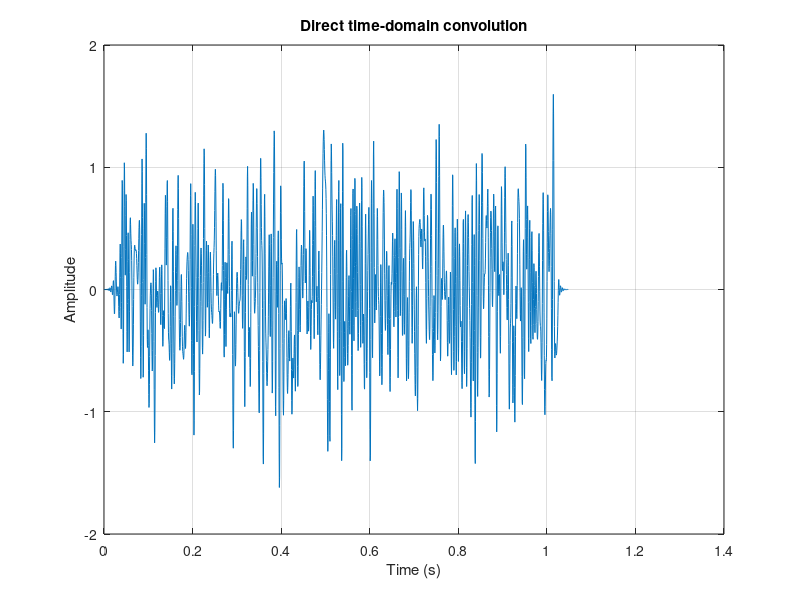
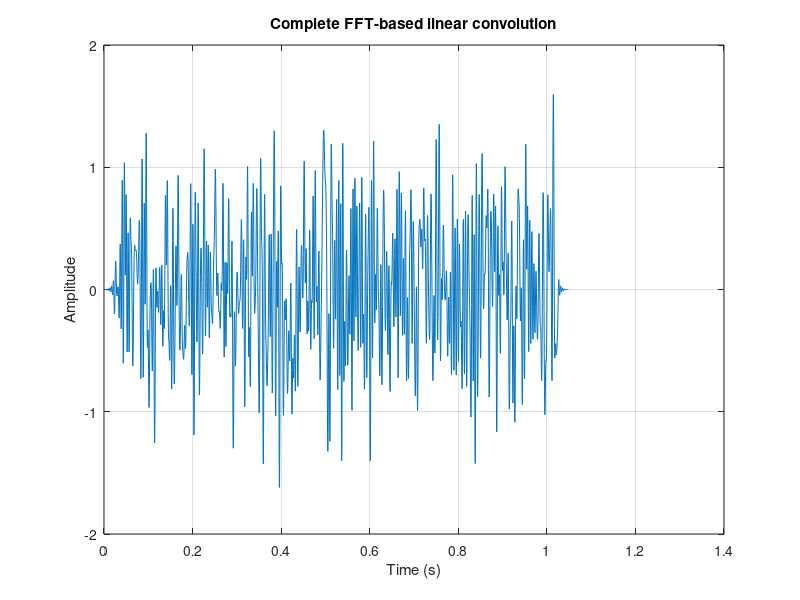
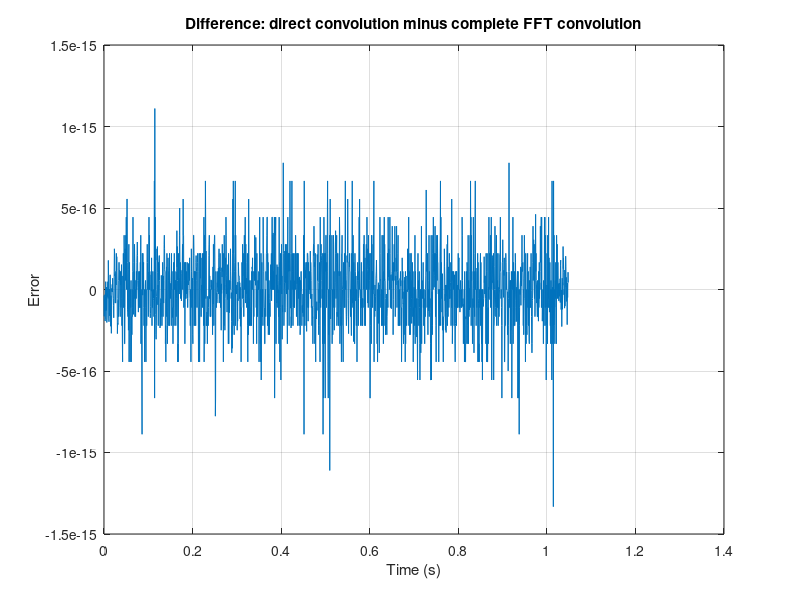
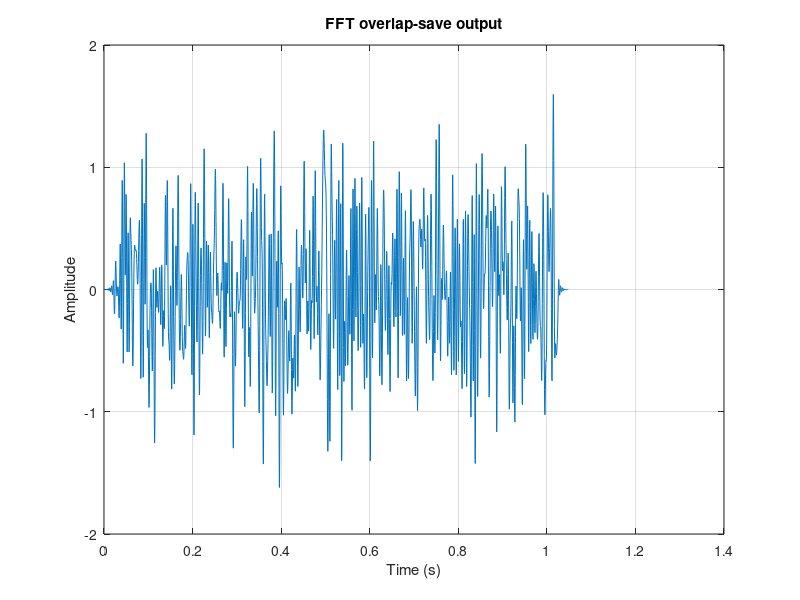

Write the MATLAB code that produced these figures, in order.
clear;
close all;
clc;

% COMPLETE FAST-CONVOLUTION AND OVERLAP-SAVE COMPARISON
% A long random sequence is filtered by a 101-tap FIR low-pass filter.
% Three implementations are compared:
%   1. Direct time-domain convolution.
%   2. One complete FFT-based linear convolution.
%   3. FFT overlap-save block processing.

rng(0);

fs = 2048;
input_length = 2048;

x = randn(1, input_length);

L = 101;
h = fir1(L-1, 0.25);

output_length = input_length + L - 1;
time = (0:output_length-1)/fs;

%% 1. Direct linear convolution
y_direct = conv(x, h);

figure;
plot(time, y_direct);
grid on;
xlabel('Time (s)');
ylabel('Amplitude');
title('Direct time-domain convolution');

%% 2. Complete FFT-based linear convolution
% The FFT length must be at least input_length + L - 1.
Nfft_full = 2^nextpow2(output_length);

X = fft(x, Nfft_full);
H_full = fft(h, Nfft_full);

y_fft = real(ifft(X .* H_full));
y_fft = y_fft(1:output_length);

figure;
plot(time, y_fft);
grid on;
xlabel('Time (s)');
ylabel('Amplitude');
title('Complete FFT-based linear convolution');

figure;
plot(time, y_direct - y_fft);
grid on;
xlabel('Time (s)');
ylabel('Error');
title('Difference: direct convolution minus complete FFT convolution');

%% 3. Overlap-save block processing
M = 256;                    % FFT and block length
R = M - L + 1;              % New samples per block

if M < L
    error('The overlap-save FFT length M must be at least L.');
end

% Add zeros to produce the complete convolution tail.
x_padded = [x zeros(1, L-1)];

% Form overlapping blocks. buffer inserts the initial L-1 zeros.
x_blocks = buffer(x_padded, M, L-1);

% Calculate the filter FFT once.
H_block = fft(h, M).';

% Process all blocks.
X_blocks = fft(x_blocks, M, 1);
Y_blocks = X_blocks .* repmat(H_block, 1, size(X_blocks, 2));
y_blocks = real(ifft(Y_blocks, M, 1));

% Discard the first L-1 circularly aliased samples from each block.
valid_blocks = y_blocks(L:M, :);

% Assemble and trim the output.
y_overlap_save = reshape(valid_blocks, 1, []);
y_overlap_save = y_overlap_save(1:output_length);

figure;
plot(time, y_overlap_save);
grid on;
xlabel('Time (s)');
ylabel('Amplitude');
title('FFT overlap-save output');

figure;
plot(time, y_direct - y_overlap_save);
grid on;
xlabel('Time (s)');
ylabel('Error');
title('Difference: direct convolution minus overlap-save');

%% Output spectrum
Nfft_spectrum = 4096;
Y_spectrum = fftshift(fft(y_direct, Nfft_spectrum));
omega = 2*pi*(-Nfft_spectrum/2:Nfft_spectrum/2-1)/Nfft_spectrum;
Y_dB = 20*log10(abs(Y_spectrum) + eps);

figure;
plot(omega, Y_dB);
grid on;
xlim([-pi pi]);
xlabel('\omega (rad/sample)');
ylabel('Magnitude (dB)');
title('Spectrum of the filtered output');

fprintf('Input length: %d samples\n', input_length);
fprintf('Filter length: %d coefficients\n', L);
fprintf('Complete FFT length: %d\n', Nfft_full);
fprintf('Overlap-save FFT length: %d\n', M);
fprintf('Overlap-save advance: %d samples per block\n', R);
fprintf('Maximum direct/FFT error: %.3e\n', ...
        max(abs(y_direct - y_fft)));
fprintf('Maximum direct/overlap-save error: %.3e\n', ...
        max(abs(y_direct - y_overlap_save)));
